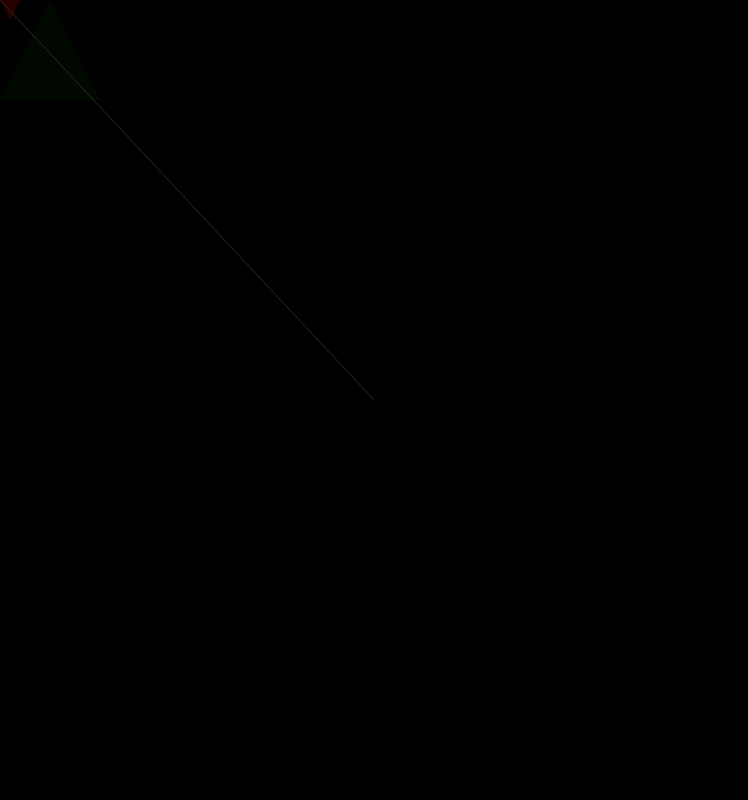
Frame 1 (no input)
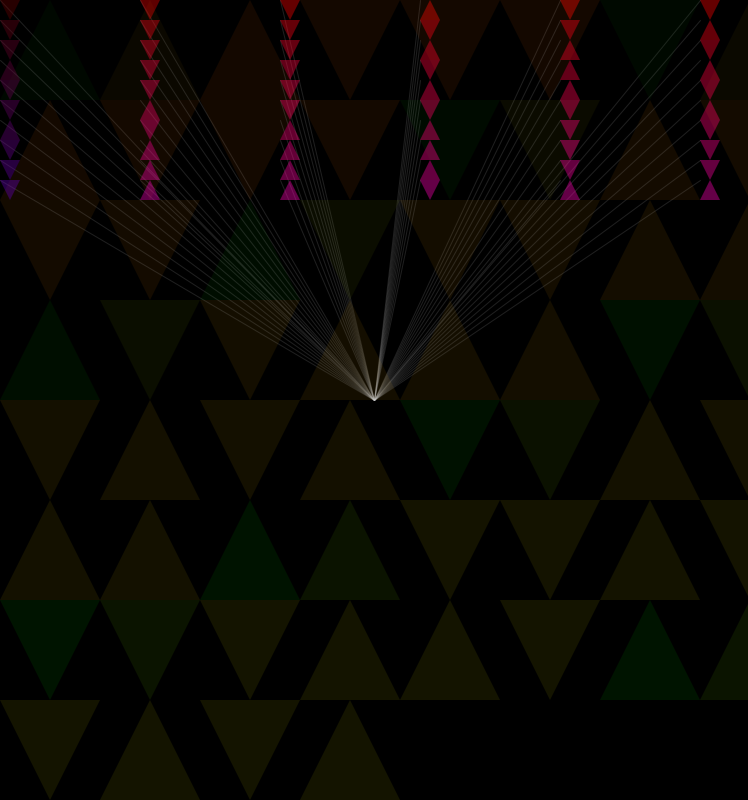
Frame 60 (the mouse pressed at the canvas centre just before this capture)
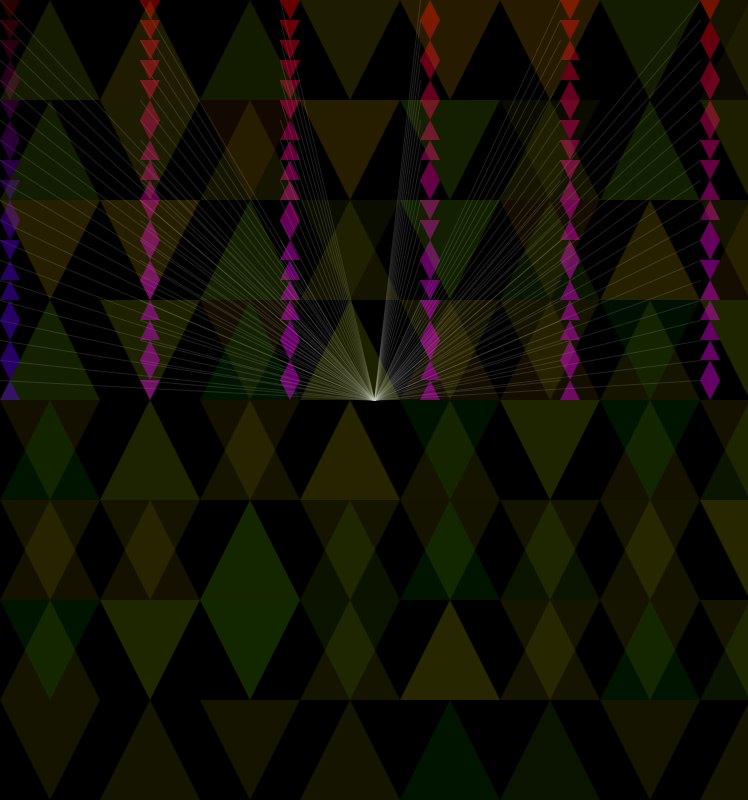
Frame 120 (the mouse held since frame 60 and released just before this capture)

The Processing sketch that drew these frames (run headless with seeded random() and noise(); from frame 60 on, the mouse is pressed at the canvas centre):

// Processing sketch: processing_110816
// ── processing_110816.pde


Tri t = new Tri();
Tri t1 = new Tri();

void setup() {
  size(748, 800);
  background(0);
}

void draw(){
  t.lines(); //Draw lines effect for small triangles var "t"
  
  fill(t.x,t.y+100,0,20); //Fill of background triangles
  t1.triPattern(100,100); //Draw big triangle pattern var "t1"
  
  fill(t.x+100,0,t.y,100); //Fill of small triangles
  t.triPattern(20,140); //Draw small triangle pattern var "t"
  
  //Don't refresh when big triangles finish first.
  //Refresh Background only when small triangle finishes its bottom row.
  
  if(t.x ==0 && t.y == 0){
    background(random(0,20));
    t1.x = 0;
    t1.y = 0;
  }
  
}

class Tri {
  float x, y; //pattern starting point 
  float ln; //length of triangle sides
  float dist = 20.0; //distance between triangles
 
  Tri() {
    //set starting point of pattern
    x = 0;
    y = 0;
  }

  void triPattern(float templength, float distance) {
    //Gets user input for length of triangle and distance between triangle in the x-axis
    noStroke();
    ln = templength;
    dist = distance;

    //Draw Upward or Downward Triangle
    if (random(1) > 0.52) {
      triangle(x, y+ln, x+ln/2, y, x+ln, y+ln);
    } 
    else {
      triangle(x, y, x+ln/2, y+ln, x+ln, y);
    }

    //Draw triangle next to prior triangle
    x += distance;
    
    //Draw next row of triangles & draw new page of triangles
    if (x > width) {
      x = 0;
      y += ln;
    }
    if (y >= height) {
      x = 0;
      y = 0;
    }
  }

  //Draw lines from center point to triangles
  void lines() {
    stroke(200, 40);
    line(x, y, width/2, height/2);
  }
}
